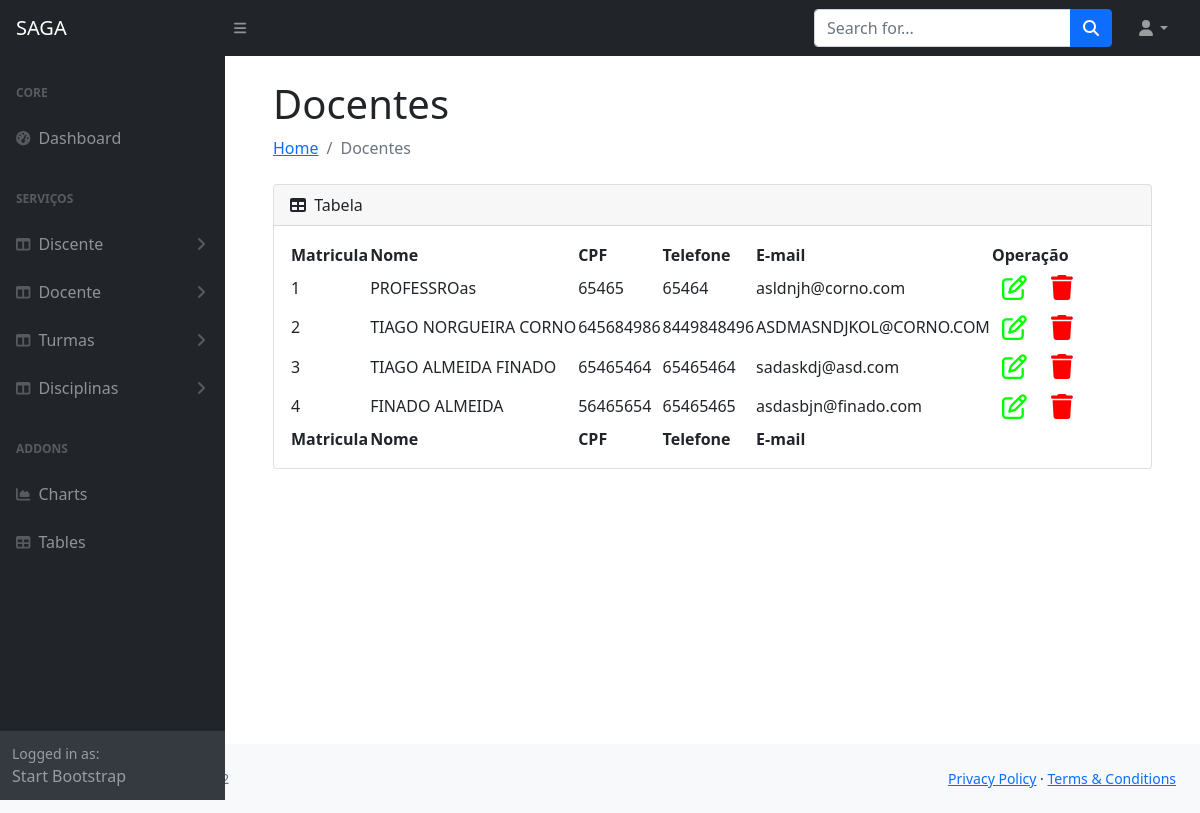
The page /docentes on the database as committed earlier.
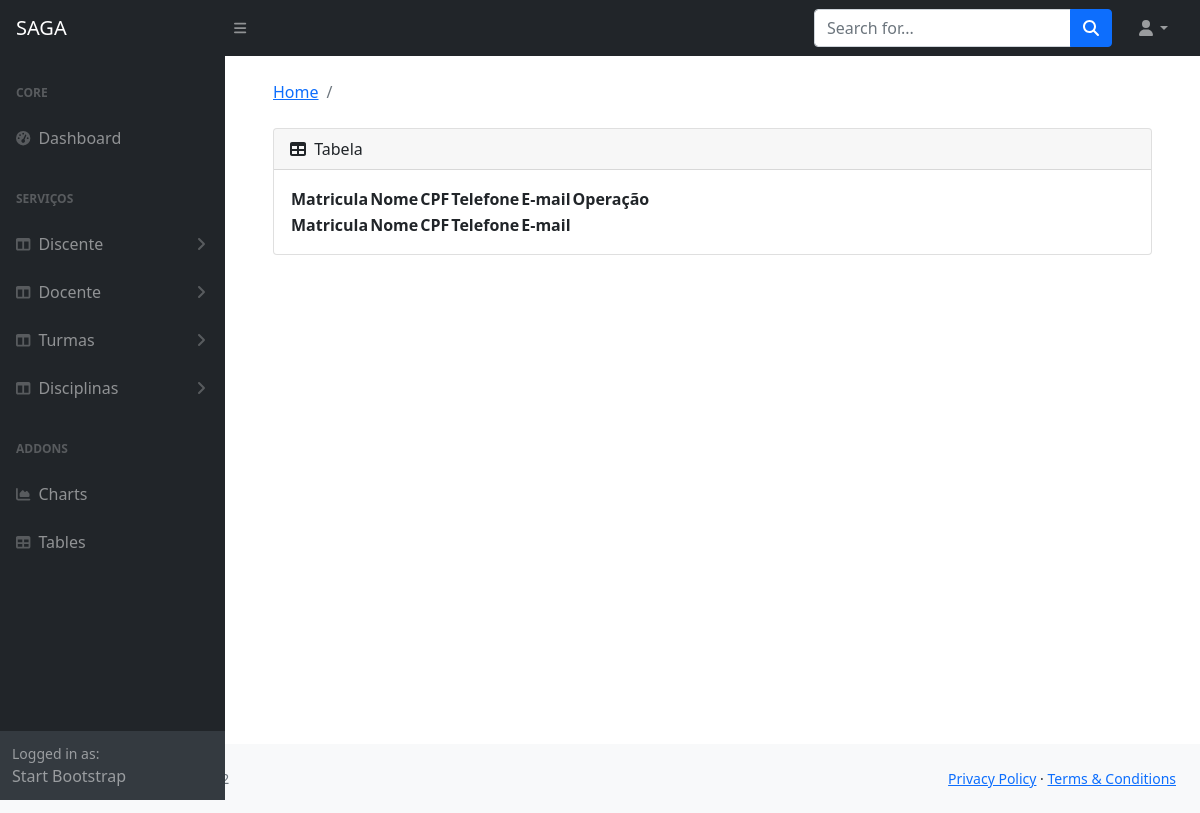
The same page on the database as committed later.
### appacademico/models.py (models this page shows, shortened)
class Usuario(models.Model):
    matricula=models.AutoField(primary_key=True)
    nome = models.CharField(max_length=150)
    cpf=models.CharField(max_length=15)
    telefone=models.IntegerField()
    email=models.EmailField(max_length=50)
    class Meta:
        abstract = True

class Professor(Usuario):
    pass

### appacademico/views.py (the view)
# urls.py: path('docentes', views.docentes, name='docentes'),
def docentes(request):
    docente = Professor.objects.all()
    return render(request, 'mostrar_todos.html', {'docente': docente})

### appacademico/templates/mostrar_todos.html (shortened to what this page needs)
{% extends 'index.html' %}
{% load static %}
{% load bootstrap4 %}
{% block h1 %}
{% if docente %}
Docentes
{% elif discente %}
Discentes
{% elif disciplina %}
Disciplinas
{% elif turmas %}
Turmas
{% endif %}
{% endblock %}
{% block li %}
{% if docente %}
Docentes
{% elif discente %}
Discentes
{% elif disciplina %}
Disciplinas
{% elif turmas %}
Turmas
{% endif %}
{% endblock %}
{% block content %}
<div class="card mb-4">
    <div class="card-header">
        <i class="fas fa-table me-1"></i>
        Tabela
    </div>
    <div class="card-body">
        <table id="datatablesSimple">
            <thead>
                {% if turmas %}
                <tr>
                    <th>Código da Turma</th>
                    <th>Disciplinas</th>
                    <th>Operação</th>
                </tr>
                {% else %}
                <tr>
                    <th>Matricula</th>
                    <th>Nome</th>
                    <th>CPF</th>
                    <th>Telefone</th>
                    <th>E-mail</th>
                    <th>Operação</th>
                </tr>
                {% endif %}
            </thead>
            <tfoot>
                <tr>
                    <th>Matricula</th>
                    <th>Nome</th>
                    <th>CPF</th>
                    <th>Telefone</th>
                    <th>E-mail</th>
                </tr>
            </tfoot>
            <tbody>
                {% if docente %}
                {% for professor in docente %}
                <tr>
                    <td>{{professor.matricula}}</td>
                    <td>{{professor.nome}}</td>
                    <td>{{professor.cpf}}</td>
                    <td>{{professor.telefone}}</td>
                    <td>{{professor.email}}</td>
                    <td>
                        <a href="{% url 'editar_docente' professor.matricula %}"
                            style="padding: 10px; color: rgb(0, 255, 0); font-size: 25px;"><i
                                class="fa-regular fa-pen-to-square"></i></a>
                        <a href="{% url 'del_docente' professor.matricula %}"
                            style="padding: 10px; color: rgb(255, 0, 0); font-size: 25px;"><i
                                class="fa-solid fa-trash"></i></a>
                    </td>
                </tr>
                {% endfor %}
                {% endif %}
            </tbody>
        </table>
    </div>
</div>
</div>
</main>
{% endblock %}

### appacademico/templates/index.html (shortened to what this page needs)
{% load static %}
{% load bootstrap4 %}
<!DOCTYPE html>
<html lang="pt-br">
<head>
    <link rel="stylesheet" href="https://cdn.jsdelivr.net/npm/bootstrap@5.2.0/dist/css/bootstrap.min.css"ntegrity="sha384-gH2yIJqKdNHPEq0n4Mqa/HGKIhSkIHeL5AyhkYV8i59U5AR6csBvApHHNl/vI1Bx">
    <link href="https://cdn.jsdelivr.net/npm/simple-datatables@latest/dist/style.css" rel="stylesheet" />
    <link href="{% static 'css/styles.css' %}" rel="stylesheet" />
</head>
<body class="sb-nav-fixed">
    <nav class="sb-topnav navbar navbar-expand navbar-dark bg-dark">
        <a class="navbar-brand ps-3" href="{% url 'index' %}">SAGA</a>
        <button class="btn btn-link btn-sm order-1 order-lg-0 me-4 me-lg-0" id="sidebarToggle" href="#!"><i
                class="fas fa-bars"></i></button>
        <form class="d-none d-md-inline-block form-inline ms-auto me-0 me-md-3 my-2 my-md-0">
            <div class="input-group">
                <input class="form-control" type="text" placeholder="Search for..." aria-label="Search for..."
                    aria-describedby="btnNavbarSearch" />
                <button class="btn btn-primary" id="btnNavbarSearch" type="button"><i
                        class="fas fa-search"></i></button>
            </div>
        </form>
        <ul class="navbar-nav ms-auto ms-md-0 me-3 me-lg-4">
            <li class="nav-item dropdown">
                <a class="nav-link dropdown-toggle" id="navbarDropdown" href="#" role="button" data-bs-toggle="dropdown"
                    aria-expanded="false"><i class="fas fa-user fa-fw"></i></a>
            </li>
        </ul>
    </nav>
    <div id="layoutSidenav">
        <div id="layoutSidenav_nav">
            <nav class="sb-sidenav accordion sb-sidenav-dark" id="sidenavAccordion">
                <div class="sb-sidenav-menu">
                    <div class="nav">
                        <div class="sb-sidenav-menu-heading">Core</div>
                        <a class="nav-link" href="{% url 'index' %}">
                            <div class="sb-nav-link-icon"><i class="fas fa-tachometer-alt"></i></div>
                            Dashboard
                        </a>
                        <div class="sb-sidenav-menu-heading">Serviços</div>
                        <a class="nav-link collapsed" href="#" data-bs-toggle="collapse"
                            data-bs-target="#collapseLayoutsdiscente" aria-expanded="false"
                            aria-controls="collapseLayouts">
                            <div class="sb-nav-link-icon"><i class="fas fa-columns"></i></div>
                            Discente
                            <div class="sb-sidenav-collapse-arrow"><i class="fas fa-angle-down"></i></div>
                        </a>
                        <a class="nav-link collapsed" href="#" data-bs-toggle="collapse"
                            data-bs-target="#collapseLayoutsdocente" aria-expanded="false"
                            aria-controls="collapseLayouts">
                            <div class="sb-nav-link-icon"><i class="fas fa-columns"></i></div>
                            Docente
                            <div class="sb-sidenav-collapse-arrow"><i class="fas fa-angle-down"></i></div>
                        </a>
                        <a class="nav-link collapsed" href="#" data-bs-toggle="collapse"
                            data-bs-target="#collapseLayoutsturma" aria-expanded="false"
                            aria-controls="collapseLayouts">
                            <div class="sb-nav-link-icon"><i class="fas fa-columns"></i></div>
                            Turmas
                            <div class="sb-sidenav-collapse-arrow"><i class="fas fa-angle-down"></i></div>
                        </a>
                        <a class="nav-link collapsed" href="#" data-bs-toggle="collapse"
                            data-bs-target="#collapseLayoutsdisciplina" aria-expanded="false"
                            aria-controls="collapseLayouts">
                            <div class="sb-nav-link-icon"><i class="fas fa-columns"></i></div>
                            Disciplinas
                            <div class="sb-sidenav-collapse-arrow"><i class="fas fa-angle-down"></i></div>
                        </a>
                        <div class="sb-sidenav-menu-heading">Addons</div>
                        <a class="nav-link" href="charts.html">
                            <div class="sb-nav-link-icon"><i class="fas fa-chart-area"></i></div>
                            Charts
                        </a>
                        <a class="nav-link" href="tables.html">
                            <div class="sb-nav-link-icon"><i class="fas fa-table"></i></div>
                            Tables
                        </a>
                    </div>
                </div>
                <div class="sb-sidenav-footer">
                    <div class="small">Logged in as:</div>
                    Start Bootstrap
                </div>
            </nav>
        </div>
        <div id="layoutSidenav_content">
            <main>
                <div class="container-fluid px-4">
                    <div class="container-fluid px-4">
                        <h1 class="mt-4">{% block h1 %}{% endblock %}</h1>
                        <ol class="breadcrumb mb-4">
                            <li class="breadcrumb-item"><a href="{% url 'index' %}">Home</a></li>
                            <li class="breadcrumb-item active">{% block li %}{% endblock %}</li>
                        </ol>
                        {% block content %}
                        {% endblock %}
                    </div>
                </div>
            <footer class="py-4 bg-light mt-auto">
                <div class="container-fluid px-4">
                    <div class="d-flex align-items-center justify-content-between small">
                        <div class="text-muted">Copyright &copy; Your Website 2022</div>
                        <div>
                            <a href="#">Privacy Policy</a>
                            &middot;
                            <a href="#">Terms &amp; Conditions</a>
                        </div>
                    </div>
                </div>
            </footer>
</body>
</html>

Rows that differ between the two databases and show on the page:
removed Professor: matricula "1", nome "PROFESSROas", cpf "65465", telefone "65464", email "asldnjh@corno.com"
removed Professor: matricula "2", nome "TIAGO NORGUEIRA CORNO", cpf "645684986", telefone "8449848496", email "ASDMASNDJKOL@CORNO.COM"
removed Professor: matricula "3", nome "TIAGO ALMEIDA FINADO", cpf "65465464", telefone "65465464", email "sadaskdj@asd.com"
removed Professor: matricula "4", nome "FINADO ALMEIDA", cpf "56465654", telefone "65465465", email "asdasbjn@finado.com"
Other text that changed with them:
text no longer shown: "Docentes Docentes"
